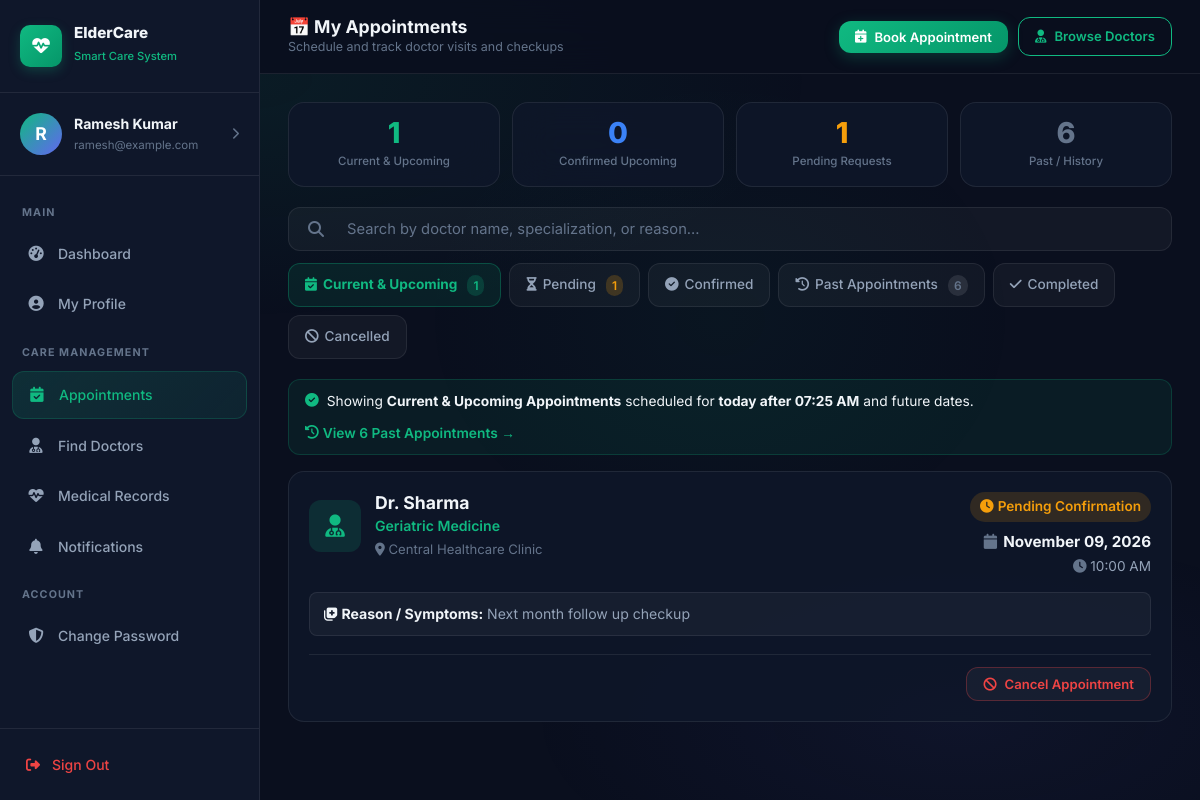
The app's page /appointments/ (signed in), older data.
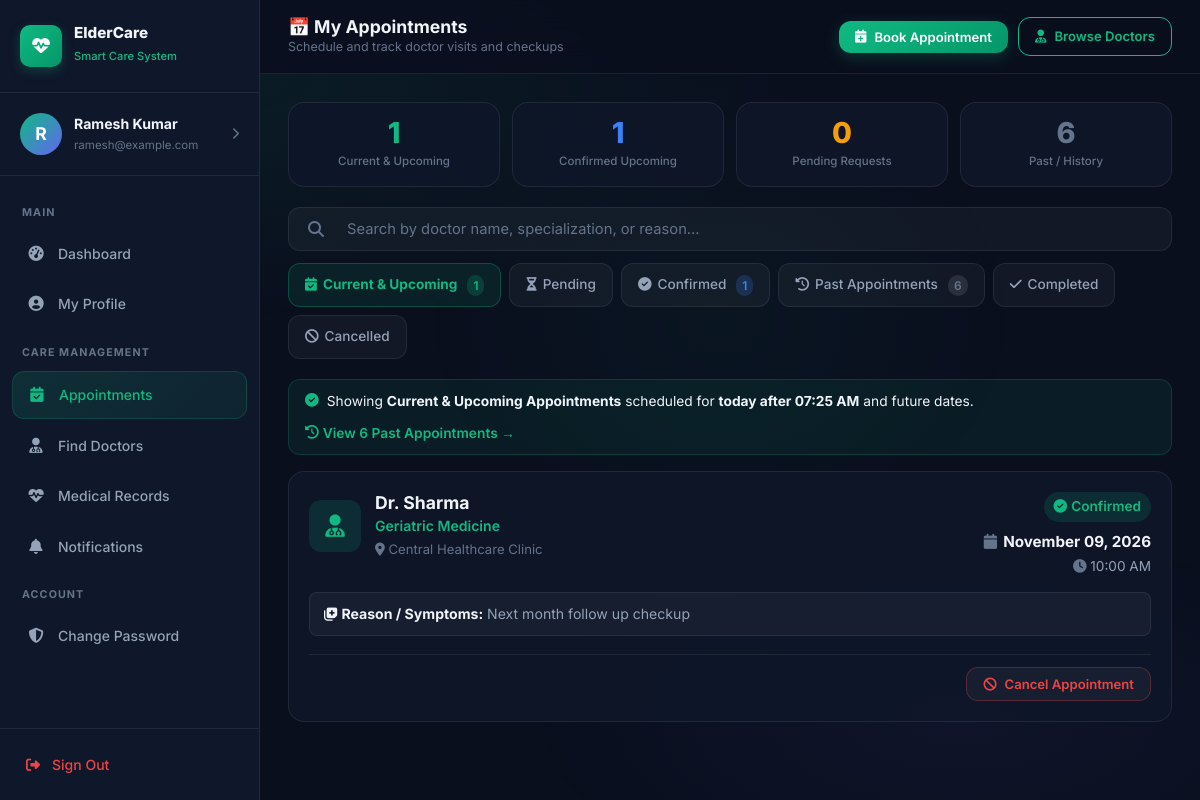
The same page, newer data.
### users/models.py (models this page shows, shortened)
class Appointment(models.Model):
    STATUS_CHOICES = [
        ('pending', 'Pending'),
        ('accepted', 'Accepted'),
        ('rejected', 'Rejected'),
        ('completed', 'Completed'),
        ('cancelled', 'Cancelled'),
    ]
    elderly = models.ForeignKey(User, on_delete=models.CASCADE, related_name='elderly_appointments')
    doctor = models.ForeignKey(User, on_delete=models.CASCADE, related_name='doctor_appointments')
    appointment_date = models.DateField()
    appointment_time = models.TimeField()
    reason = models.TextField(blank=True)
    status = models.CharField(max_length=20, choices=STATUS_CHOICES, default='pending')
    notes = models.TextField(blank=True)
    created_at = models.DateTimeField(auto_now_add=True)
    updated_at = models.DateTimeField(auto_now=True)
    class Meta:
        ordering = ['-appointment_date', '-appointment_time']

class DoctorProfile(models.Model):
    user = models.OneToOneField(User, on_delete=models.CASCADE, related_name='doctor_profile')
    specialization = models.CharField(max_length=120)
    qualification = models.CharField(max_length=150, blank=True)
    experience_years = models.PositiveIntegerField(default=0)
    contact_phone = models.CharField(max_length=20, blank=True)
    clinic_address = models.TextField(blank=True)
    consultation_fee = models.DecimalField(max_digits=8, decimal_places=2, default=0.00)
    bio = models.TextField(blank=True)
    is_approved = models.BooleanField(default=False)
    created_at = models.DateTimeField(auto_now_add=True)
    @property
    def full_name(self):
        name = self.user.get_full_name() or self.user.username
        if not name.startswith("Dr."):
            return f"Dr. {name}"
        return name

### users/views.py (the view)
    @login_required
    def wrapper(request, *args, **kwargs):
        if not hasattr(request.user, 'elderly_profile') and not (request.user.is_staff or request.user.is_superuser):
            messages.error(request, "Access restricted to User (Elder User) accounts.")
            return redirect('login_redirect')
        return view_func(request, *args, **kwargs)

### users/models.py (called while the page is built)
    @property
    def full_name(self):
        return self.user.get_full_name() or self.user.username

### users/views.py (called while the page is built)
def elderly_required(view_func):
    @login_required
    def wrapper(request, *args, **kwargs):
        if not hasattr(request.user, 'elderly_profile') and not (request.user.is_staff or request.user.is_superuser):
            messages.error(request, "Access restricted to User (Elder User) accounts.")
            return redirect('login_redirect')
        return view_func(request, *args, **kwargs)
    return wrapper

def get_next_month_end(date_val):
    if date_val.month == 12:
        ny = date_val.year + 1
        nm = 1
    else:
        ny = date_val.year
        nm = date_val.month + 1
    last_day = calendar.monthrange(ny, nm)[1]
    return date(ny, nm, last_day)

### users/templates/user/appointments.html (shortened to what the changed rows need)
{% load static %}
<!DOCTYPE html>
<html lang="en">
<head>
  <link rel="stylesheet" href="{% static 'css/main.css' %}?v=2.3" />
  <link rel="stylesheet" href="{% static 'css/dashboard.css' %}?v=2.3" />
  <link rel="stylesheet" href="{% static 'css/modules.css' %}?v=2.3" />
  <link rel="stylesheet" href="https://cdnjs.cloudflare.com/ajax/libs/font-awesome/6.5.1/css/all.min.css" />
</head>
<body>
  <div class="app-layout">
    <main class="main-content">
      <header class="topbar">
        <div class="topbar-left">
          <div class="topbar-title">
            <h2>📅 My Appointments</h2>
          </div>
        </div>
      </header>
      <div class="page-content">
        <div class="module-stats">
          <div class="module-stat delay-2">
            <div class="ms-value" style="color:var(--info)">{{ counts.upcoming }}</div>
            <div class="ms-label">Confirmed Upcoming</div>
          </div>
          <div class="module-stat delay-3">
            <div class="ms-value" style="color:var(--warning)">{{ counts.pending }}</div>
            <div class="ms-label">Pending Requests</div>
          </div>
        </div>
        <div class="toolbar" style="margin-top:20px; display:flex; flex-wrap:wrap; gap:12px; align-items:center;">
          <div style="display:flex; gap:8px; flex-wrap:wrap;">
            <a href="{% url 'elderly_appointments' %}?status=pending{% if search_query %}&q={{ search_query }}{% endif %}" class="filter-btn {% if active_filter == 'pending' %}active{% endif %}">
              <i class="fas fa-hourglass-half"></i> Pending
              {% if counts.pending > 0 %}<span class="badge" style="background:rgba(245,158,11,0.2); color:var(--warning); font-size:0.75rem; padding:1px 6px; margin-left:4px;">{{ counts.pending }}</span>{% endif %}
            </a>
            <a href="{% url 'elderly_appointments' %}?status=accepted{% if search_query %}&q={{ search_query }}{% endif %}" class="filter-btn {% if active_filter == 'accepted' %}active{% endif %}">
              <i class="fas fa-check-circle"></i> Confirmed
              {% if counts.upcoming > 0 %}<span class="badge" style="background:rgba(59,130,246,0.2); color:var(--info); font-size:0.75rem; padding:1px 6px; margin-left:4px;">{{ counts.upcoming }}</span>{% endif %}
            </a>
          </div>
        </div>
        <div class="items-grid items-grid-1col" style="margin-top:16px; display:flex; flex-direction:column; gap:16px;">
          {% for appt in appointments %}
            <div class="appt-card animate-fadeInUp">
              <div style="display:flex; justify-content:space-between; align-items:flex-start; flex-wrap:wrap; gap:12px;">
                <div style="display:flex; gap:14px; align-items:center;">
                  <div style="width:52px; height:52px; border-radius:12px; background:rgba(16,185,129,0.15); display:flex; align-items:center; justify-content:center; color:var(--primary); font-size:1.4rem;">
                    <i class="fas fa-user-doctor"></i>
                  </div>
                  <div>
                    <h3 style="font-size:1.1rem; font-weight:700; color:var(--text-primary); margin:0;">
                      Dr. {{ appt.doctor.get_full_name|default:appt.doctor.username }}
                    </h3>
                    <div style="font-size:0.88rem; color:var(--primary); font-weight:600; margin-top:2px;">
                      {{ appt.doctor.doctor_profile.specialization|default:"Specialist" }}
                    </div>
                    {% if appt.doctor.doctor_profile.clinic_address %}
                      <div style="font-size:0.82rem; color:var(--text-muted); margin-top:2px;">
                        <i class="fas fa-location-dot"></i> {{ appt.doctor.doctor_profile.clinic_address }}
                      </div>
                    {% endif %}
                  </div>
                </div>
                <div style="text-align:right;">
                  {% if appt.status == 'accepted' %}
                    <span class="badge badge-success" style="font-size:0.85rem;"><i class="fas fa-check-circle"></i> Confirmed</span>
                  {% elif appt.status == 'pending' %}
                    <span class="badge badge-warning" style="font-size:0.85rem;"><i class="fas fa-clock"></i> Pending Confirmation</span>
                  {% elif appt.status == 'completed' %}
                    <span class="badge badge-info" style="font-size:0.85rem;"><i class="fas fa-circle-check"></i> Completed</span>
                  {% elif appt.status == 'cancelled' %}
                    <span class="badge badge-danger" style="font-size:0.85rem;"><i class="fas fa-ban"></i> Cancelled</span>
                  {% else %}
                    <span class="badge" style="font-size:0.85rem;">{{ appt.status|title }}</span>
                  {% endif %}
                  <div style="font-size:0.95rem; font-weight:700; color:var(--text-primary); margin-top:8px; display:flex; align-items:center; justify-content:flex-end; gap:6px;">
                    <i class="fas fa-calendar" style="color:var(--text-muted);"></i> {{ appt.appointment_date|date:"F d, Y" }}
                  </div>
                  <div style="font-size:0.85rem; color:var(--text-secondary); margin-top:2px;">
                    <i class="fas fa-clock" style="color:var(--text-muted);"></i> {{ appt.appointment_time|time:"h:i A" }}
                  </div>
                </div>
              </div>
              {% if appt.reason %}
                <div style="background:var(--bg-glass); border:1px solid var(--bg-glass-border); padding:10px 14px; border-radius:var(--radius-sm); font-size:0.88rem; color:var(--text-secondary);">
                  <strong style="color:var(--text-primary);"><i class="fas fa-notes-medical"></i> Reason / Symptoms:</strong> {{ appt.reason }}
                </div>
              {% endif %}
              <div style="display:flex; justify-content:flex-end; gap:10px; align-items:center; border-top:1px solid var(--bg-glass-border); padding-top:12px; margin-top:4px;">
                {% if appt.status == 'pending' or appt.status == 'accepted' %}
                  {% if appt.appointment_date > today or appt.appointment_date == today and appt.appointment_time >= current_time %}
                    <form method="POST" action="{% url 'cancel_appointment' appt.id %}" onsubmit="return confirm('Are you sure you want to cancel this appointment with Dr. {{ appt.doctor.get_full_name|default:appt.doctor.username }}?');" style="margin:0;">
                      <button type="submit" class="btn btn-ghost btn-sm" style="color:var(--danger); border-color:rgba(239,68,68,0.3);">
                        <i class="fas fa-ban"></i> Cancel Appointment
                      </button>
                    </form>
                  {% endif %}
                {% endif %}
              </div>
            </div>
          {% endfor %}
        </div>
      </div>
    </main>
  </div>
</body>
</html>

Row changes from the older to the newer data that the page shows:
changed Appointment "Next month follow up checkup": status "Pending Confirmation" → "Confirmed"
Text that changed along with them:
{{ counts.upcoming }}: "0" → "1"
{{ counts.pending }}: "1" → "0"
{{ counts.upcoming }}: (not shown) → "1"
{{ counts.pending }}: "1" → (not shown)
